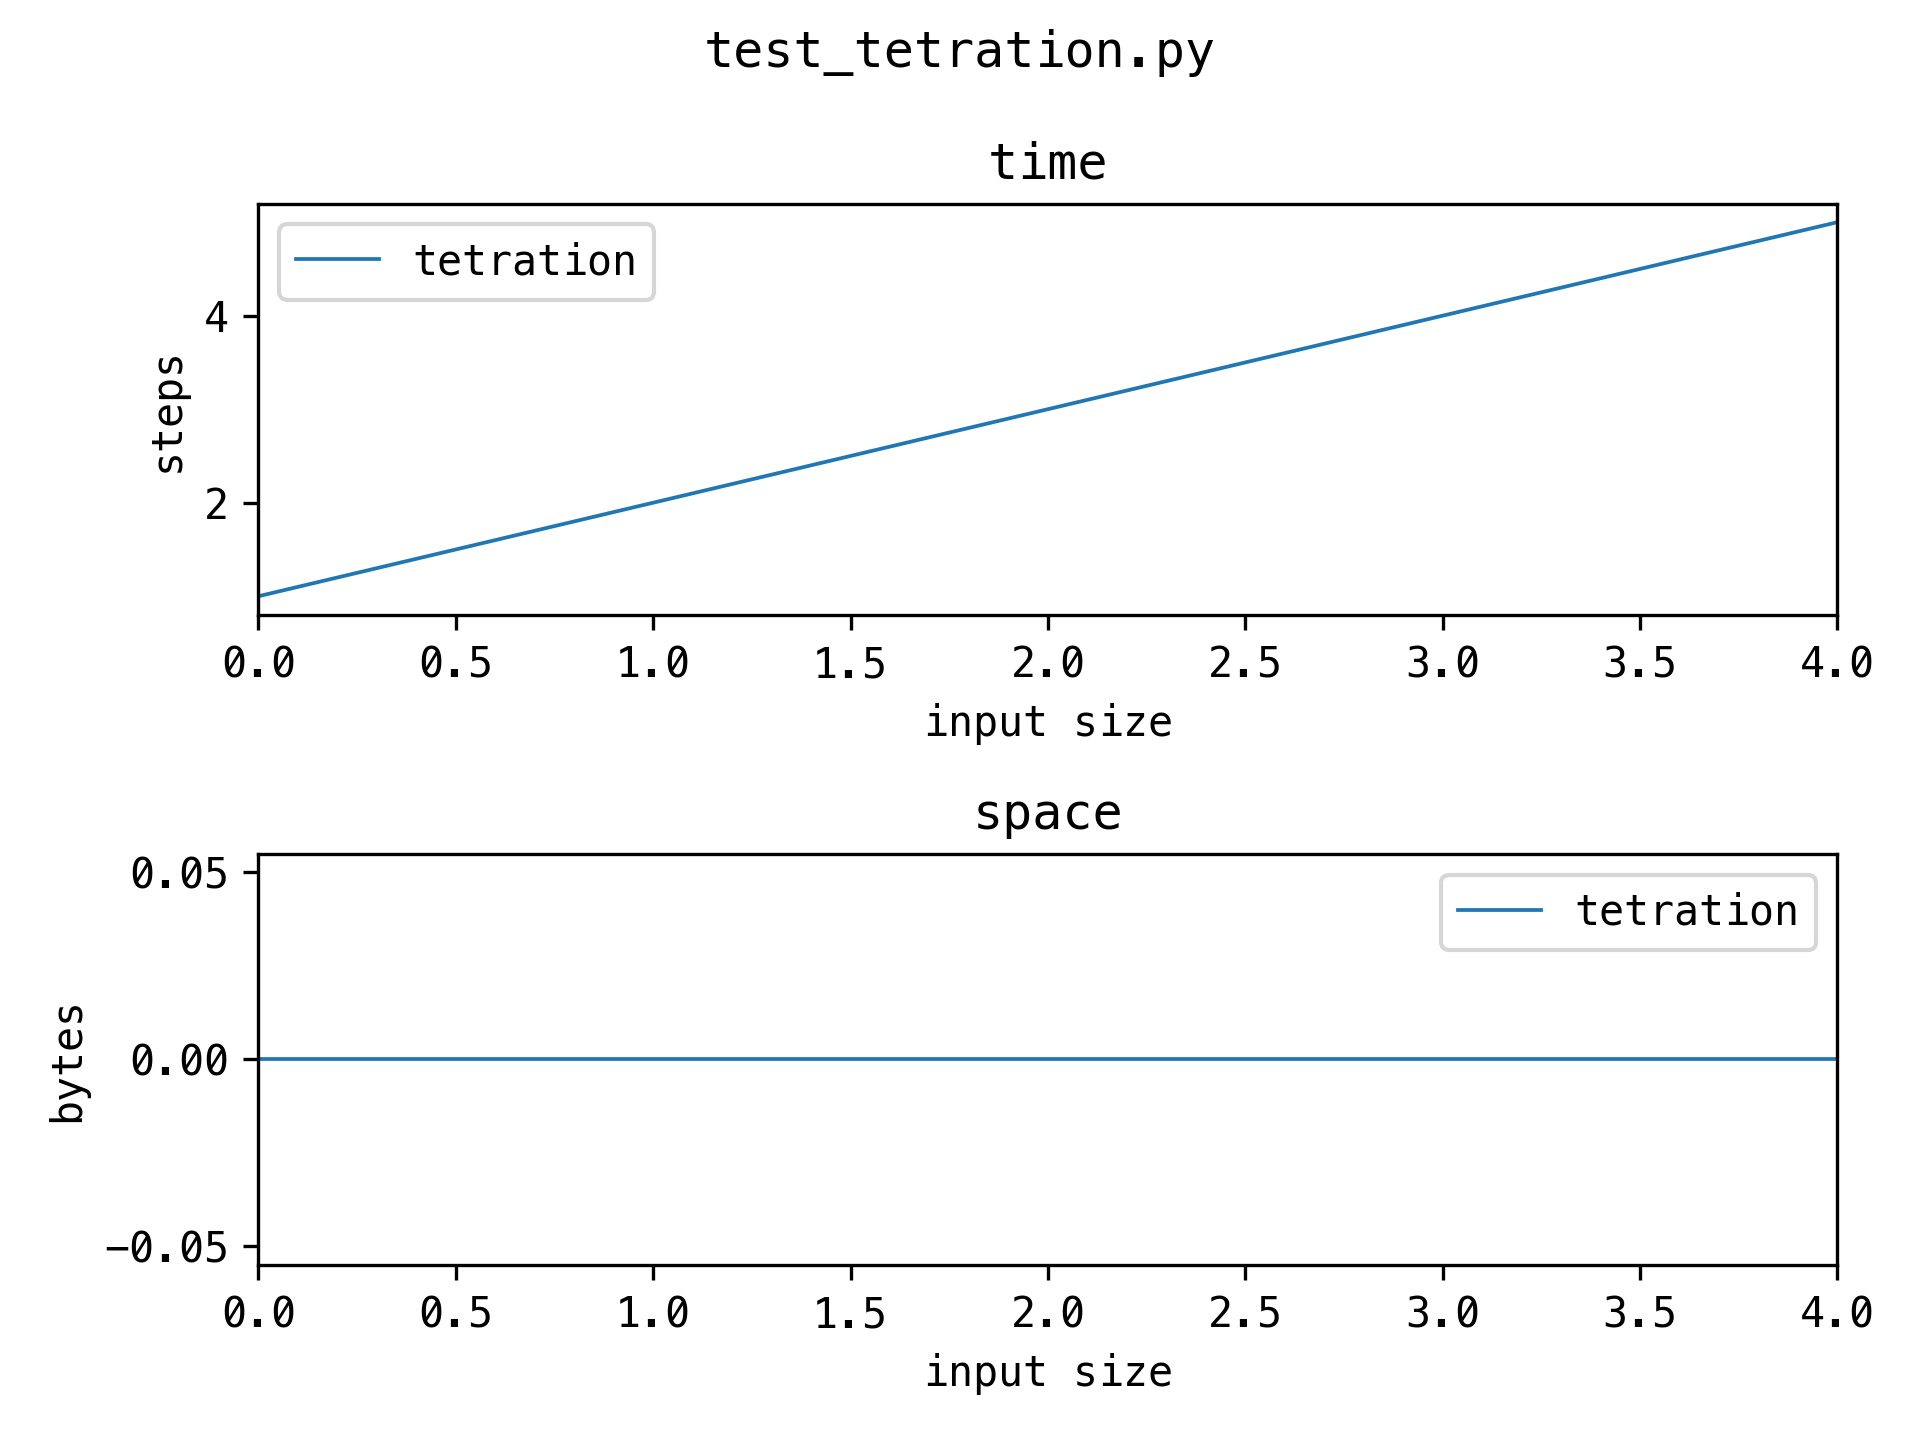

Write the Python code that produced this figure.
from typing import List

from .. import utils


class Solution(utils.BaseSolution):
    def tetration(self, a: int, n: int) -> int:
        self.complexity.step()
        if n == 0:
            return 1
        else:
            return a ** (self.tetration(a, n - 1))


def test_solutions():
    s = Solution()
    tests = [
        (2, 4, 65536),
    ]

    for name, func in s.methods():
        for a, n, expected in tests:
            assert func(a, n) == expected, f"{name}"


def test_complexity():
    s = Solution()
    tests = [(2, n) for n in range(5)]

    for name, func in s.methods():
        for a, n in tests:
            func(a, n)
            s.complexity.mark(name, n)

    s.complexity.plot()
